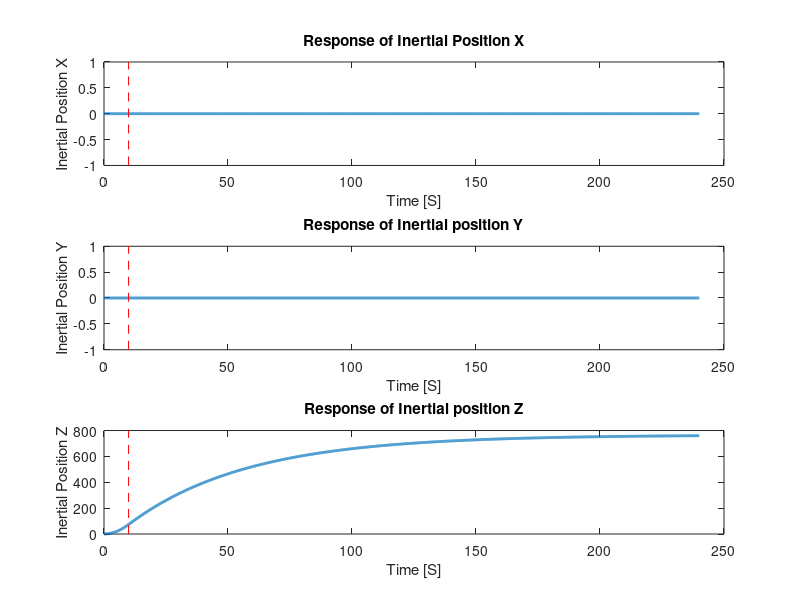
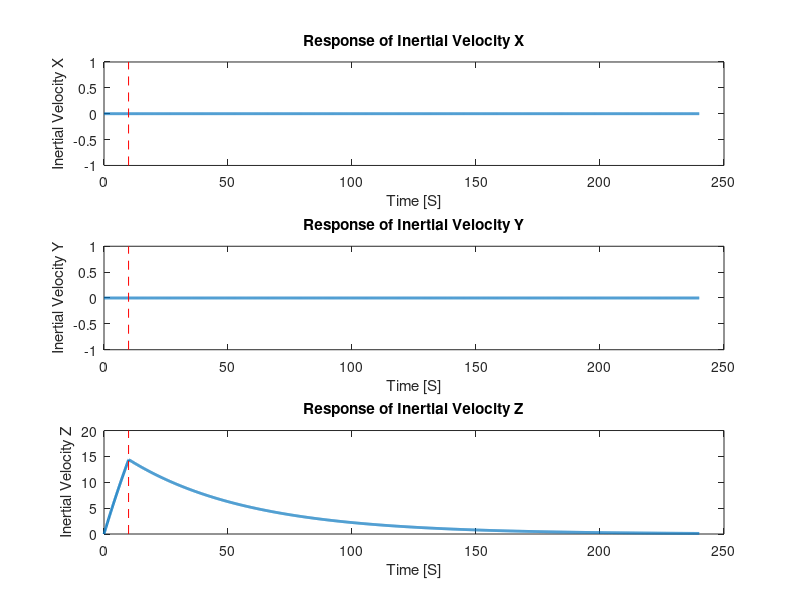

MATLAB code to generate these figures, in order:
clc 
clear all


k_dLat = .0104; % N*s/m
k_dVert = .0208; % N*s/m
m = 1; %kg
delta = .04167;
gamma = .4;

A = [0 1 0 0 0 0;
     0, -k_dLat/m 0 0 0 0;
     0 0 0 1 0 0;
     0 0 0 -k_dLat/m  0 0;
     0 0 0 0 0 1;
     0 0 0 0 0 -k_dVert/m];

B = [0 0 0 0;
     -delta/m 0 delta/m 0;
     0 0 0 0;
     0 -delta/m 0 delta/m;
     0 0 0 0;
     gamma/m gamma/m gamma/m gamma/m];

C = [1, 0, 0, 0, 0, 0;
    0, 0, 1, 0, 0, 0;
    0, 0, 0, 0, 1, 0];

D = [0, 0, 0, 0;
    0, 0, 0, 0;
    0, 0, 0, 0];


%% Question 2:

[natural_v, natural_p] = eig(A);

p = [-1;-2;-3;-4;-5;-6]; % Desired Poles feel free to change these.
K = place(A,B,p);

% Simulating systems respose:
x_0 = [0; 0; 0; 0; 0; 0];
t = linspace(0, 240, 2400); % Modify this as needed



% Applying thrust on all motors for half time and 0 motors for half time.
u_1 = [1; 1; 1; 1]; % Reference input. Change these.
u_2 = [0; 0; 0; 0]; % Reference input. Change these.
halfway_point = 100;
U = repmat(u_1', halfway_point, 1);
U = [U; repmat(u_2', length(t) - halfway_point, 1)];

sys = ss(A, B, C, D);
% Simulate the system's response using lsim
[Y, T, X] = lsim(sys, U, t, x_0);

% Define the line width
line_width = 2;

% Define the vertical line position (time when control input was stopped)
vertical_line_time = t(halfway_point);

% Plot the response
figure;
subplot(3, 1, 1);
plot(T, X(:, 1), 'LineWidth', line_width);
title('Response of Inertial Position X');
ylabel('Inertial Position X');
xlabel('Time [S]');
line([vertical_line_time vertical_line_time], ylim, 'Color', 'r', 'LineStyle', '--');

subplot(3, 1, 2);
plot(T, X(:, 3), 'LineWidth', line_width);
title('Response of Inertial position Y');
ylabel('Inertial Position Y');
xlabel('Time [S]');
line([vertical_line_time vertical_line_time], ylim, 'Color', 'r', 'LineStyle', '--');

subplot(3, 1, 3);
plot(T, X(:, 5), 'LineWidth', line_width);
title('Response of Inertial position Z');
ylabel('Inertial Position Z');
xlabel('Time [S]');
line([vertical_line_time vertical_line_time], ylim, 'Color', 'r', 'LineStyle', '--');

figure;
subplot(3, 1, 1);
plot(T, X(:, 2), 'LineWidth', line_width);
title('Response of Inertial Velocity X');
ylabel('Inertial Velocity X');
xlabel('Time [S]');
line([vertical_line_time vertical_line_time], ylim, 'Color', 'r', 'LineStyle', '--');

subplot(3, 1, 2);
plot(T, X(:, 4), 'LineWidth', line_width);
title('Response of Inertial Velocity Y');
ylabel('Inertial Velocity Y');
xlabel('Time [S]');
line([vertical_line_time vertical_line_time], ylim, 'Color', 'r', 'LineStyle', '--');

subplot(3, 1, 3);
plot(T, X(:, 6), 'LineWidth', line_width);
title('Response of Inertial Velocity Z');
ylabel('Inertial Velocity Z');
xlabel('Time [S]');
line([vertical_line_time vertical_line_time], ylim, 'Color', 'r', 'LineStyle', '--');


%% Problem 4:
% p = [-1;-2;-3;-4;-5;-6]; % Desired Poles feel free to change these.
% K = place(A,B,p);
% F = eye(4,6);
% 
% A_cl = A - B*K;
% B_cl = B;
% sys_cl = ss(A_cl, B_cl, C, D);
% 
% % Simulating systems respose:
% x_0 = [0; 0; 0; 0; 0; 0];
% t = linspace(0, 240, 2400); % Modify this as needed
% r = [0; 0; 0; 0; 10; 0];
% for i = 1:length(t)
%     x_dot = A*x + B*u;
% end

